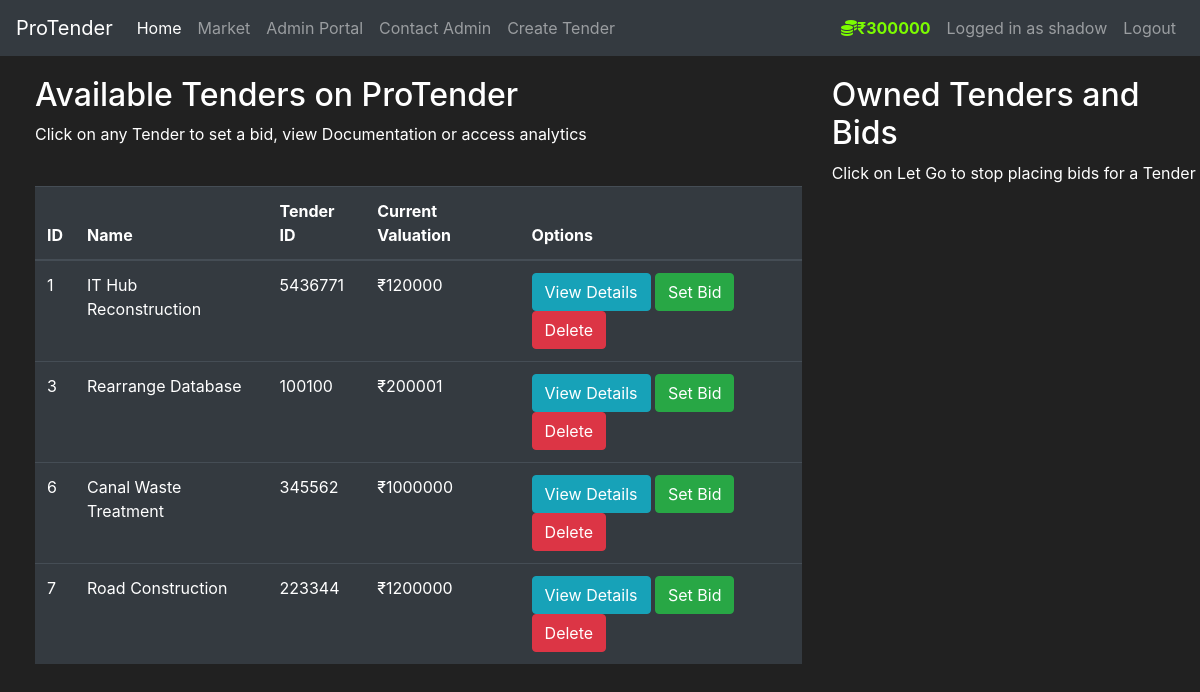
Page /market/ (signed in) on the earlier database version.
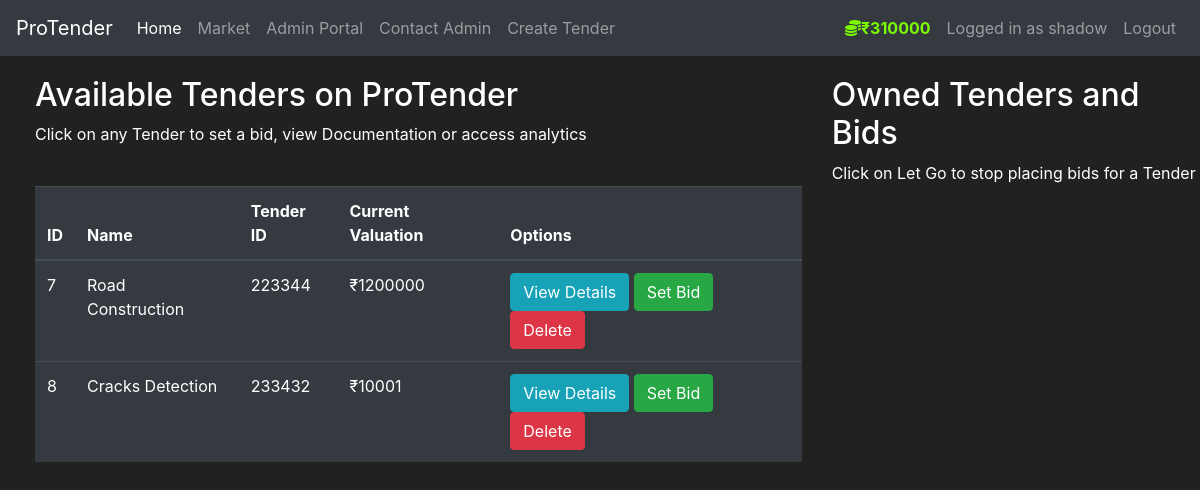
Same page on the later database version.
### tms/models.py (models this page shows, shortened)
class User(db.Model,UserMixin):
    id = db.Column(db.Integer(), primary_key=True)
    username = db.Column(db.String(length=30), nullable=False, unique=True)
    email_address = db.Column(db.String(length=50), nullable=False, unique=True)
    password_hash = db.Column(db.String(length=60), nullable=False)
    budget = db.Column(db.Integer(), nullable=False, default=1000000)
    owned_items = db.relationship('Item', backref='owned_user', lazy=True)
    bids = db.relationship('Bid', backref='bidder', lazy=True)
    @property
    def password(self):
        return self.password

class Item(db.Model):
    id=db.Column(db.Integer(),primary_key=True)
    name=db.Column(db.String(length=60),nullable=False,unique=True)
    price=db.Column(db.Integer(),nullable=False)
    tid=db.Column(db.String(length=12),nullable=False,unique=True)
    desc=db.Column(db.String(length=2000),nullable=False,unique=True)
    owner=db.Column(db.Integer(),db.ForeignKey('user.id'))
    bids = db.relationship('Bid', backref='tender', lazy=True)
    closing_date = db.Column(db.DateTime)

### tms/routes.py (the view, shortened to what this page needs)
@app.route('/market/', methods=['GET', 'POST'])
@login_required
def market_page():
    bid_form = SetBidForm()
    sell_form = SellTenderForm()
    if request.method=='GET':
        items = Item.query.all()
        owned_items=Item.query.filter_by(owner=current_user.id)
    return render_template('market.html', bid_form=bid_form, sell_form=sell_form, items=items)

### tms/models.py (called while the page is built)
@login_manager.user_loader
def load_user(user_id):
    return User.query.get(int(user_id))

### tms/templates/market.html (shortened to what this page needs)
{% extends 'base.html' %} {% block title %} Market Page {% endblock %} {%block
navlink%}
<li class="nav-item">
  <a
    class="nav-link"
    data-toggle="modal"
    style="cursor: pointer"
    data-target="#Modal-TenderCreate"
    >Create Tender</a
  >
</li>
{%endblock%} {% block content %}
<div class="row" style="margin-top: 20px; margin-left: 20px">
  <div class="col-8">
    <h2>Available Tenders on ProTender</h2>
    <p>
      Click on any Tender to set a bid, view Documentation or access analytics
    </p>
    <br />
    <table class="table table-hover table-dark">
      <thead>
        <tr>
          <th scope="col">ID</th>
          <th scope="col">Name</th>
          <th scope="col">Tender ID</th>
          <th scope="col">Current Valuation</th>
          <th scope="col">Options</th>
        </tr>
      </thead>
      <tbody>
        {% for item in items %} {% include 'components/items_modals.html' %}
        <tr>
          <td>{{ item.id }}</td>
          <td>{{ item.name }}</td>
          <td>{{ item.tid }}</td>
          <td>₹{{ item.price }}</td>
          <td>
            <button
              class="btn btn-outline btn-info"
              data-toggle="modal"
              data-target="#Modal-MoreInfo-{{item.id}}"
            >
              View Details
            </button>
            <button
              class="btn btn-outline btn-success"
              data-toggle="modal"
              data-target="#Modal-PurchaseConfirm-{{item.id}}"
            >
              Set Bid
            </button>
            <button
              class="btn btn-outline btn-danger"
              onclick="deleteTender('{{item.id}}')"
            >
              Delete
            </button>
          </td>
        </tr>
        {% endfor %}
      </tbody>
    </table>
  </div>
  <div class="col-4">
    <h2>Owned Tenders and Bids</h2>
    <p>Click on Let Go to stop placing bids for a Tender</p>
    <br />
  </div>
</div>
{% endblock %}

### tms/templates/base.html (shortened to what this page needs)
<!DOCTYPE html>
<html lang="en">
  <head>
    <link
      rel="stylesheet"
      href="https://cdn.jsdelivr.net/npm/bootstrap@4.5.3/dist/css/bootstrap.min.css"
    />
  </head>
  <body>
    <nav class="navbar navbar-expand-md navbar-dark bg-dark">
      <a class="navbar-brand" href="#">ProTender</a>
      <div class="collapse navbar-collapse" id="navbarNav">
        <ul class="navbar-nav mr-auto">
          <li class="nav-item active">
            <a class="nav-link" href="{{ url_for('home_page') }}"
              >Home <span class="sr-only">(current)</span></a
            >
          </li>
          <li class="nav-item">
            <a class="nav-link" href="{{ url_for('market_page') }}">Market</a>
          </li>
          <li class="nav-item">
            <a class="nav-link" href="admin/admin-login">Admin Portal</a>
          </li>
          <li class="nav-item">
            <a class="nav-link" href="{{ url_for('contact_page') }}">Contact Admin</a>
          </li>
          {%block navlink%}{%endblock%}
        </ul>
        {% if current_user.is_authenticated %}
        <ul class="navbar-nav">
          <li class="nav-item">
            <a class="nav-link" style="color: lawngreen; font-weight: bold">
              <i class="fas fa-coins"></i>₹{{ current_user.budget }}
            </a>
          </li>
          <li class="nav-item">
            <a class="nav-link">Logged in as {{ current_user.username }}</a>
          </li>
          <li class="nav-item">
            <a class="nav-link" href="{{ url_for('logout_page') }}">Logout</a>
          </li>
        </ul>
        {% endif %}
      </div>
    </nav>
    {% block content %} {% endblock %}
  </body>
</html>

### tms/templates/base.html (style rules this page uses)
body { background-color: #212121; color: white; }

Differences in the rows shown:
removed Item: id "1", name "IT Hub Reconstruction", tid "5436771", price "120000"
removed Item: id "3", name "Rearrange Database", tid "100100", price "200001"
removed Item: id "6", name "Canal Waste Treatment", tid "345562", price "1000000"
changed User "shadow": budget "300000" → "310000"
added Item: id "8", name "Cracks Detection", tid "233432", price "10001"
